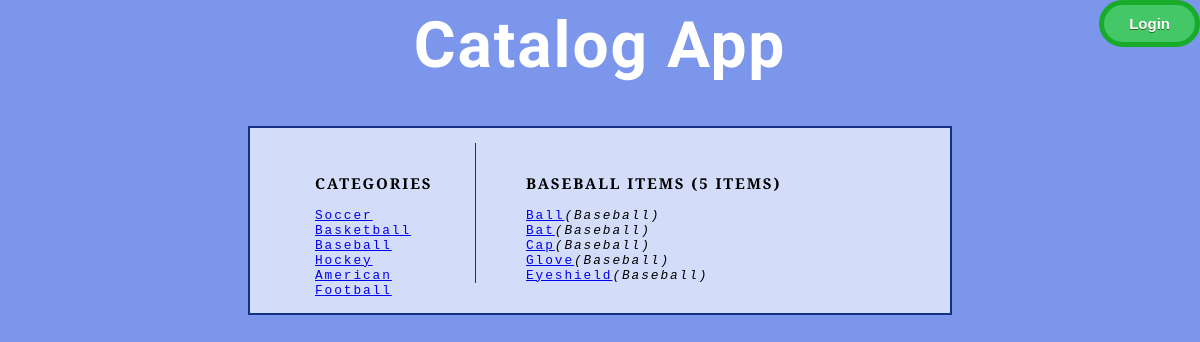
The app's page /catalog/Baseball/Items/ with its own data.
### database_setup.py (models this page shows, shortened)
class SportCategory(Base):
    __tablename__ = 'sport_category'
    name = Column(String(80), primary_key=True)
    id = Column(Integer)

class SportItem(Base):
    __tablename__ = 'sport_item'
    name = Column(String(80), nullable=False)
    id = Column(Integer, primary_key=True)
    image = Column(String(250))
    description = Column(String(1000))
    user_id = Column(String(80))
    time = Column(DateTime(False))
    sport_category_name = Column(Integer, ForeignKey('sport_category.name'))
    sport_category = relationship(SportCategory)

### catalogapp.py (the view)
@app.route('/catalog/<sport_category_name>/Items/')
def sportCategory(sport_category_name):
    sport_category = session.query(SportCategory).filter_by(
                     name=sport_category_name).one()
    sport_item = session.query(SportItem).filter_by(
                 sport_category_name=sport_category_name)
    no_of_items = sport_item.count()
    sport_categories = session.query(SportCategory).all()
    credentials = login_session.get('credentials')
    return render_template('sportcategoryitemspage.html',
                           sport_category=sport_category,
                           sport_item=sport_item,
                           no_of_items=no_of_items,
                           sport_categories=sport_categories,
                           credentials=credentials)

### templates/sportcategoryitemspage.html (shortened to what this page needs)
<html>
<head>
    <link rel=stylesheet type=text/css href="{{ url_for('static', filename='styles.css')}}">
</head>
<body>
  <div id="page">
    <div id= "header">
      <div class="title"> <h1> Catalog App </h1></div>
    </div>
    <div class="login">
        {% if credentials %}
        <form action="{{ url_for('gdisconnect') }}">
          <input class= "login" type="submit" value="Logout">
        </form>
        {% else %}
        <form action="{{ url_for('showLogin') }}">
          <input class = "login" type="submit" value="Login">
        </form>
        {% endif %}
    </div>
    <div id= "outerbox">
    <div id= "innerbox">
      <div class="categories">
        <h3> CATEGORIES </h3>
        <table>
        {% for i in sport_categories %}
        <tr><a href="{{url_for('sportCategory', sport_category_name = i.name)}}">{{i.name}}</a></tr>
        {% endfor %}
        </table>
      </div>
      <div class="items">
        <h3 style = "text-transform: uppercase;"> {{ sport_category.name }} ITEMS ({{no_of_items}} Items)</h3>
        <table>
        {% for o in sport_item %}
        <tr> <a href="{{url_for('sportItemDescription', sport_category_name = o.sport_category_name, sport_item_name = o.name)}}">{{o.name}}</a> <i>({{o.sport_category_name}})</i> </tr>
        {% endfor %}
        </table>
      </div>
    </div>
    </div>
  </div>
</body>
</html>

### static/styles.css (style rules this page uses)
body { font-size: 80%; font-family: "PT Serif", Courier, monospace; letter-spacing: 0.15em; text-align: center; background-color: #7b96ea; }
h1 { font-family: "Satisfy"; font-size: 500%; color:#FFFFFF; }
#outerbox { width: 700px; margin-left: auto; margin-right: auto; border: 2px solid #153084; background-color: #d3dcf8; }
#innerbox { width: 700px; margin-left: auto; margin-right: auto; padding: 15px; }
.categories { text-align: left; margin-left: 50px; width: 150px; float: left; }
.items { text-align: left; width: 350px; margin-left: 210px; border-left: 1px solid #153084; padding-left: 50px; }
.items, .categories, #innerbox, #outerbox { height: auto; overflow:hidden; }
input[type=submit].login { position:absolute; top:0; right:0; background-color:#44c767; -moz-border-radius:28px; -webkit-border-radius:28px; border-radius:28px; border:5px solid #18ab29; display:inline-block; cursor:pointer; color:#ffffff; font-family:Arial; font-size:15px; font-weight: bold; padding:10px 25px; text-decoration:none; text-shadow:0px 1px 0px #2f6627; }

### records on screen
SportCategory: name "Soccer"
SportCategory: name "Basketball"
SportCategory: name "Baseball", name "BASEBALL"
SportCategory: name "Hockey"
SportCategory: name "American Football"
SportItem: name "Ball", sport_category_name "Baseball"
SportItem: name "Bat", sport_category_name "Baseball"
SportItem: name "Cap", sport_category_name "Baseball"
SportItem: name "Glove", sport_category_name "Baseball"
SportItem: name "Eyeshield", sport_category_name "Baseball"

### other values on screen
{{ no_of_items }} "5"
